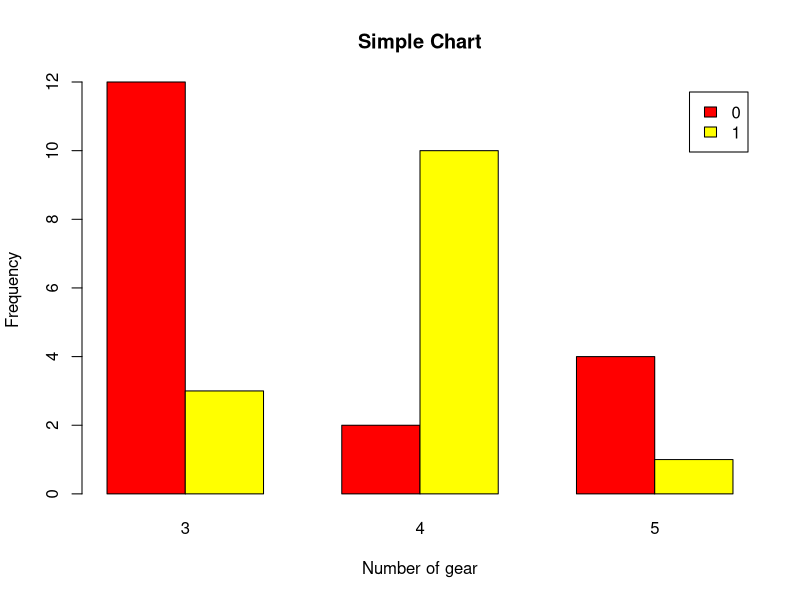

The R script that drew this image:
#taking gear column values from mtcars
count=table(mtcars$vs,mtcars$gear)
#barplot(table name,horiz = true)
#deafult horiz is false
#Beside tells whether the two charts should be side or stack above
barplot(count,beside = TRUE,
        legend=rownames(count),
        main="Simple Chart",
        xlab = "Number of gear",
        ylab ="Frequency",
        col = c("red","yellow"))
#giving parameters for legend,colours,clable,ylabels
